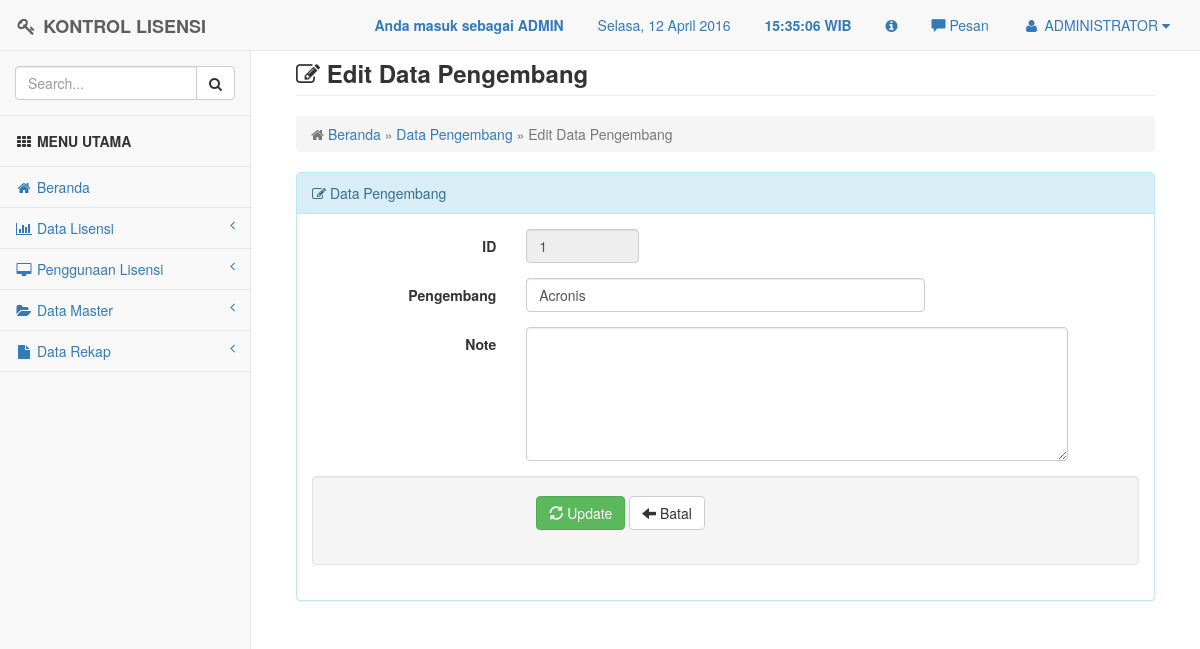
Screenshot of /pengembang/pengembang_update.php?id=1 (signed in) with the database file from the repository.
### tables this page shows
CREATE TABLE `t_user` (
  `nama_lengkap` varchar(20) NOT NULL,
  `userid` varchar(20) NOT NULL,
  `password` varchar(100) NOT NULL,
  `level` varchar(10) NOT NULL
);

CREATE TABLE `t_pengembang` (
  `id` int(4) NOT NULL AUTO_INCREMENT,
  `pengembang` varchar(30) NOT NULL,
  PRIMARY KEY (`id`)
);

### pengembang/pengembang_update.php (the view, shortened to what this page needs)
<?php
include "../config/header.php";
?>
		<div id="page-wrapper">
            <div class="container-fluid">
                <div class="row">
                    <div class="col-lg-12">
                        <h3 class="page-header"><i class="fa fa-edit"></i><strong> Edit Data Pengembang</strong></h3>
                        <ol class="breadcrumb">
                            <li class="active">
                                <i class="fa fa-home"></i>
								<a href="../config/index.php" title="Kembali ke Beranda">Beranda</a> &raquo;
								<a href="../pengembang/pengembang.php" title="Lihat Data Pengembang">Data Pengembang</a> &raquo; Edit Data Pengembang
                            </li>
                        </ol>
                    </div>
                </div>
                <div class="row">
                    <div class="col-lg-12">
                        <div class="panel panel-info">
							<div class="panel-heading"><i class="fa fa-edit"></i>  Data Pengembang</div>
                            <div class="panel-body">
							<?php
							$id = $_GET['id'];
							$query = mysql_query("select * from t_pengembang where id='$id'") or die(mysql_error());
							$row = mysql_fetch_assoc($query);
							?>
							<form id="validasi" class="form-horizontal" action="" method="post">
								<div class="form-group">
									<label class="col-sm-3 control-label">ID</label>
									<div class="col-sm-2">
										<input type="text" name="id" class="form-control" value="<?php echo $row['id'] ?>" readonly>
									</div>
								</div>
								<div class="form-group">
									<label class="col-sm-3 control-label">Pengembang</label>
									<div class="col-sm-6">
										<input type="text" name="pengembang" class="form-control" value="<?php echo $row['pengembang'] ?>" required>
									</div>
								</div>
								<div class="form-group">
									<label class="col-sm-3 control-label">Note</label>
										<div class="col-sm-8">
											<textarea rows="6" class="form-control" name="note"><?php echo $row['note'] ?></textarea>
										</div>
								</div>
								<div class="form-actions well">
								<div class="form-group">
									<label class="col-sm-3 control-label">&nbsp;</label>
									<div class="col-sm-6">
										<button type="submit" class="btn btn-success btn-md" title="Update Data Pengembang"><span class="glyphicon glyphicon-refresh" aria-hidden="true"></span> Update</button>
										<a href="pengembang.php" class="btn btn-md btn-default" title="Kembali"><span class="glyphicon glyphicon-arrow-left" aria-hidden="true"></span> Batal</a>
									</div>
								</div>
								</div>
							</form>
							</div>
						</div>
					</div>
				</div>
			</div>
		</div>
<?php
include '../config/footer.php';
?>
</body>
</html>

### config/header.php (shortened to what this page needs)
<!DOCTYPE html>
<html>
<head>
    <link href="../assets/plugins/bootstrap/dist/css/bootstrap.min.css" rel="stylesheet">
    <link href="../assets/plugins/metisMenu/dist/metisMenu.min.css" rel="stylesheet">
    <link href="../assets/plugins/datatables-plugins/integration/bootstrap/3/dataTables.bootstrap.css" rel="stylesheet">
    <link href="../assets/plugins/bootstrap/dist/css/bootstrap-datepicker.css" rel="stylesheet">
	<link href="../assets/plugins/validator/css/bootstrapValidator.css" rel="stylesheet" type="text/css" >
	<link href="../assets/css/style.css" rel="stylesheet">
    <link href="../assets/font-awesome/css/font-awesome.min.css" rel="stylesheet" type="text/css">
	<link href="../assets/plugins/chosen/chosen.css" rel="stylesheet">
	<link href="../assets/plugins/fileinput/fileinput.css" rel="stylesheet">
	<link href="../assets/plugins/fancybox/jquery.fancybox.css?v=2.1.5" media="screen" rel="stylesheet" type="text/css" />
</head>
<body>
    <div id="wrapper">
        <nav class="navbar navbar-default navbar-fixed-top" role="navigation" style="margin-bottom: 0">
			<div class="navbar-header">
                <a class="navbar-brand" href="index.html"><i class="fa fa-key fa-fw"></i> <strong>KONTROL LISENSI</strong></a>
            </div>
			<ul class="nav navbar-top-links navbar-right">
				<li class="dropdown">
				<?php
				if ($_SESSION['level'] == "admin"){
				?>
					<a><blink><strong>Anda masuk sebagai ADMIN</strong></blink></a>
                <?php
				}
				else if ($_SESSION['level'] == "user"){
				?>
					<a><blink><strong>Anda masuk sebagai USER</strong></blink></a>
				<?php
				}
				?>
				</li>
				<li class="dropdown"><a><span id="dates"><span id="the-day">Hari, 00 Bulan 0000</span></a></li>
				<li class="dropdown"><a><strong><span id="the-time"> 00:00:00 </span> WIB</strong></span></a></li>
                <li class="dropdown"><a data-toggle="modal" data-target="#myModal" href="#" title="Tentang Kami"><i class="fa fa-info-circle"></i></a></li>
                <li><a id="pesan_sedia" href="#" data-toggle="modal" data-target="#modalpesan"><span class='glyphicon glyphicon-comment'></span>  Pesan</a></li>
				<li class="dropdown">
					<?php
					$aksi = "select * from t_user where userid = '".$_SESSION['userid']."'";
					$hasil = mysql_query($aksi);
					$data = mysql_fetch_array ($hasil);
					?>
                    <a class="dropdown-toggle" data-toggle="dropdown" href="#">
                        <i class="fa fa-user fa-fw"></i> <?php echo $data['nama_lengkap'];?>  <i class="fa fa-caret-down"></i>
                    </a>
				</li>
			</ul>
            <?php
			include "menu.php";
			?>
        </nav>
		<br>

### assets/css/style.css (style rules this page uses)
body { background-color: #f8f8f8; }
#wrapper { width: 100%; }
#page-wrapper { padding: 0 15px; min-height: 568px; background-color: #fff; }
@media (min-width:768px) { #page-wrapper { position: inherit; margin: 0 0 0 250px; padding: 0 30px; border-left: 1px solid #e7e7e7; } }
.navbar-top-links { margin-right: 0; }
.navbar-top-links li { display: inline-block; }
.navbar-top-links li:last-child { margin-right: 15px; }
.navbar-top-links li a { padding: 15px; min-height: 50px; }

### rows the page displays
t_user: nama_lengkap "ADMINISTRATOR"
t_pengembang: id "1", pengembang "Acronis"
